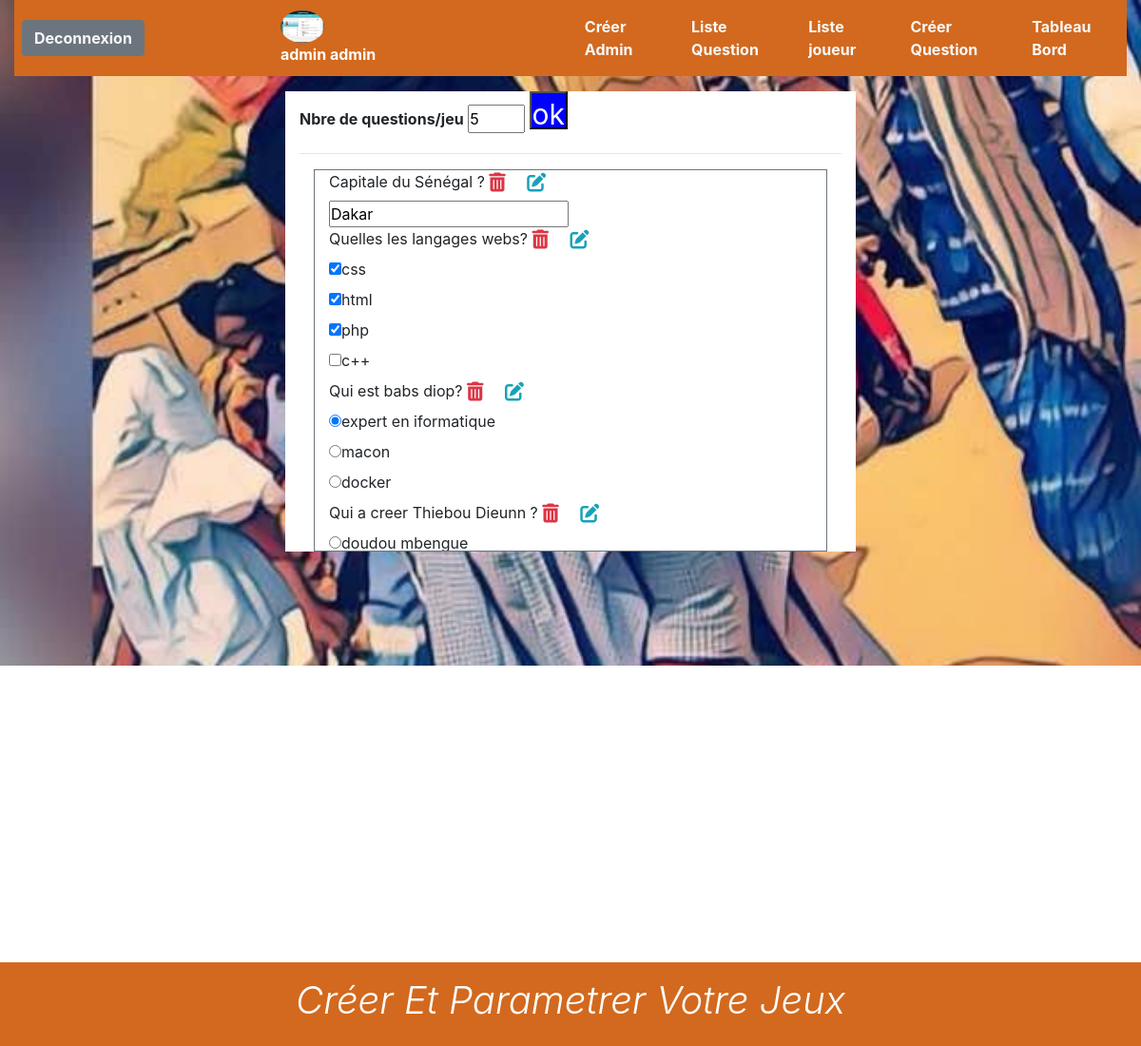
The app's page /SRC/menu.php?user=liste-question (signed in) with its own data.
### tables this page shows
CREATE TABLE `creerquestion` (
  `id` int(11) NOT NULL,
  `question` text NOT NULL,
  `point` int(11) NOT NULL,
  `reponse` varchar(255) NOT NULL
);

CREATE TABLE `reponsequestion` (
  `id` int(11) NOT NULL,
  `reponses` longtext NOT NULL,
  `etat` varchar(255) NOT NULL,
  `id_creerquestion` int(11) NOT NULL
);

### SRC/liste-question.php (the view, shortened to what this page needs)
<!doctype html>
<html lang="en">
  <head>
    <link rel="stylesheet" href="https://stackpath.bootstrapcdn.com/bootstrap/4.3.1/css/bootstrap.min.css"
>
    <link rel="stylesheet" href="../ASSET/CSS/liste-question.css">
  </head>
  <body>
      <div class="row justify-content-center mt-3">
       <div class="bg-white col-lg-6">
            <div class="nombre">
            <form action="" method="post" id="myForm" onsubmit="return validateForm() " >
                    <label for=""> <strong> Nbre de questions/jeu</strong></label>
                    <input type="number" class="" min="0" id="point" name="nombre" value="<?php echo $_COOKIE["fixe_question"] ?>" style="width:60px;height:30px">
                    <input type="submit" id="ok" name="submit" class="" value="ok" style="font-size:30px;color:white;background-color:blue;width:40px;height:40px">
             </form><hr>
             </div>
             <div class="container" >
                 <fieldset class="border border-secondary" id="user_data" >
                 <div class="col" id="scrollZone">
                 <?php
     $select=getConnection();
   if (!$select){
      $MessageConnexion = die ("connection impossible");
}else{
      $afiche = $select->prepare("SELECT * FROM `creerquestion`");
      $afiche->execute();
      $montableau =$afiche->fetchAll();
      for ($i=0; $i < count($montableau) ; $i++) {
        if ($montableau[$i]['reponse']=="texte") {
            $idquestion=$montableau[$i]['id'];
            ?>
            <label for=""><?php echo $montableau[$i]['question']   ?></label>
           <span href="#"  class='supprimer'  id="<?php echo ($montableau[$i]['id']);?>" > <i class="fas  fa-trash-alt fa-lg text-danger" ></i></span> &nbsp;&nbsp;&nbsp; <span href="#"  class='modifier'  id="<?php echo ($montableau[$i]['id']);?>"data-toggle="modal" data-target="#myModal"><i class="fas  fa-edit fa-lg text-info"></i></span>
            <?php
      $afiche = $select->prepare("SELECT reponses,etat FROM reponsequestion WHERE id_creerquestion=:id");
      $afiche->execute(['id'=>$idquestion]);
      $monreponse =$afiche->fetchAll();
      ?>
        <input type="text" name="question<?php echo ($i+1);?>" id="" value="<?php echo $monreponse[0]['reponses'] ; ?>">
        <br>
        <?php
        }
        elseif ($montableau[$i]['reponse']=="multiple") {
            $idquestion=$montableau[$i]['id'];
            ?>
            <label for=""><?php echo $montableau[$i]['question']   ?></label>
            <span href="#"  class='supprimer' id="<?php echo ($montableau[$i]['id']);?>" > <i class="fas  fa-trash-alt fa-lg text-danger" ></i></span> &nbsp;&nbsp;&nbsp; <span href="#"  class='modifier'  id="<?php echo ($montableau[$i]['id']);?>"data-toggle="modal" data-target="#myModal"><i class="fas  fa-edit fa-lg text-info"></i></span> </br>
            <?php
            $afiche = $select->prepare("SELECT reponses,etat FROM reponsequestion WHERE id_creerquestion=:id ");
            $afiche->execute(['id'=>$idquestion]);
            $monreponse =$afiche->fetchAll();
            for ($j=0; $j < count($monreponse) ; $j++) {
                ?>
            <input type="checkbox" <?php if($monreponse[$j]['etat']=="true"){echo 'checked';}  ?> name="" id=""><label for=""><?php echo $monreponse[$j]['reponses'] ;?></label></br>
            <?php
            }
        }
        else{
            $idquestion=$montableau[$i]['id'];
            ?>
           <label for=""><?php echo $montableau[$i]['question']   ?></label>
           <span href="#" class='supprimer'id="<?php echo ($montableau[$i]['id']);?>" > <i class="fas  fa-trash-alt fa-lg text-danger" ></i></span> &nbsp;&nbsp;&nbsp; <span href="#" class='modifier'id="<?php echo ($montableau[$i]['id']);?>"data-toggle="modal" data-target="#myModal"><i class="fas  fa-edit fa-lg text-info"></i></span>  </br>
            <?php
            $afiche = $select->prepare("SELECT reponses,etat FROM reponsequestion WHERE id_creerquestion=:id ");
            $afiche->execute(['id'=>$idquestion]);
            $reponse2 =$afiche->fetchAll();
            for ($j=0; $j < count($reponse2) ; $j++) {
                ?>
            <input type="radio" <?php if($reponse2[$j]['etat']=="true"){echo 'checked';}  ?> name="" id=""><label for=""><?php echo $reponse2[$j]['reponses'] ;?></label></br>
            <?php
            }
            }
        }
      }
     ?>
                 </div>
                 </fieldset>
             </div>
          </div>
          </div>
  </body>
</html>

### SRC/menu.php (shortened to what this page needs)
<!doctype html>
<html lang="en">
  <head>
    <link rel="stylesheet" href="https://stackpath.bootstrapcdn.com/bootstrap/4.5.0/css/bootstrap.min.css">
    <link rel="stylesheet" href="../ASSET/CSS/user.css">
  </head>
  <body>
<div class="container-fluid">
<div class="navbar navbar-expand-md  p-2 " style=" background-color:chocolate">
<div class="button">
   <a class="btn text-light font-weight-bold bg-secondary" href="Deconnexion.php">Deconnexion</a>
</div>
<div class="button">
<div class="  mx-auto col-md-5 "><img class='rounded rounded-circle' height='10%' width='30%' src="<?php echo $_SESSION["user"]["avatar"]  ?>" alt=""></div>
<div class=" text-white font-weight-bold col-md-5 mx-auto  "><?php  echo  $_SESSION["user"]["prenom"] ;?>  <?php  echo  $_SESSION["user"]["nom"] ;?></div>
</div>
<ul class="navbar-nav  " name="navbar">
<li class="nav-item" id="uniqueId01"><a class="nav-link text-light font-weight-bold text-uppcase px-4" href="menu.php?user=creer-admin">Créer Admin</a></li>
<li class="nav-item" id="uniqueId02"><a class="nav-link text-light font-weight-bold text-uppcase px-4" href="menu.php?user=liste-question">Liste Question</a></li>
<li class="nav-item" id="uniqueId03"><a class="nav-link text-light font-weight-bold text-uppcase px-4" href="menu.php?user=liste-joueur">Liste joueur</a></li>
<li class="nav-item" id="uniqueId04"><a class="nav-link text-light font-weight-bold text-uppcase px-4" href="menu.php?user=creer-question">Créer Question</a></li>
<li class="nav-item" id="uniqueId05"><a class="nav-link text-light font-weight-bold text-uppcase px-4" href="menu.php?user=tableau-bord">Tableau Bord</a></li>
</ul>
</div>
<div>
    <?php
if(isset($_GET['user'])) {
   if($_GET['user']=="liste-question"){
    require_once("liste-question.php");
   }
}
?>
</div>
</div>
<footer class="containers  bg-ms-4 fixed-bottom">
    <div class="container">
        <div class="row ">
            <div class="col text-center col-expand-md">
                <h1 class="text-capitalize text-white font-italic font-weight-light p-3">
                    Créer et parametrer votre jeux
                </h1>
            </div>
        </div>
    </div>
</footer>
  </body>
</html>

### ASSET/CSS/user.css (style rules this page uses)
* { padding: 0px; margin: 0px; }
.container-fluid { background-image: url('../IMG/profil.jpeg'); width: 100%; height: 700px; background-size: cover; }
.containers { background-color: chocolate; }
.btn { background-color: chocolate; }

### ASSET/CSS/liste-question.css (style rules this page uses)
#scrollZone { max-height: 400px; overflow: scroll; }

### records on screen
creerquestion: question "Capitale du Sénégal ?", reponses "Dakar"
creerquestion: question "Quelles les langages webs?"
reponsequestion: etat "☑", reponses "css"
reponsequestion: etat "☑", reponses "html"
reponsequestion: etat "☑", reponses "php"
reponsequestion: reponses "c++"
creerquestion: question "Qui est babs diop?"
reponsequestion: etat "☑", reponses "expert en iformatique"
reponsequestion: reponses "macon"
reponsequestion: reponses "docker"
creerquestion: question "Qui a creer Thiebou Dieunn ?"
reponsequestion: reponses "doudou mbengue"

### other values on screen
$_SESSION["user"]["prenom"] "admin"
$_SESSION["user"]["nom"] "admin"
